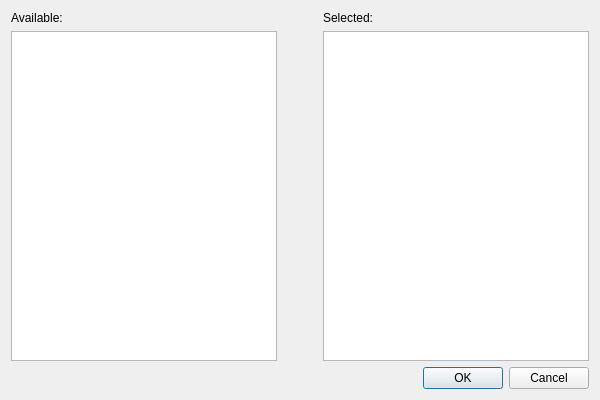
<?xml version="1.0" encoding="UTF-8"?>
<!--
Copyright © 2014 Michael Jung

This file is part of Panga.

Panga is free software: you can redistribute it and/or modify
it under the terms of the GNU General Public License as published by
the Free Software Foundation, either version 3 of the License, or
(at your option) any later version.

Panga is distributed in the hope that it will be useful,
but WITHOUT ANY WARRANTY; without even the implied warranty of
MERCHANTABILITY or FITNESS FOR A PARTICULAR PURPOSE. See the
GNU General Public License for more details.

You should have received a copy of the GNU General Public License
along with Panga.  If not, see <http://www.gnu.org/licenses/>.
-->
<ui version="4.0">
 <class>SetupMonteCarloPlotsDialog</class>
 <widget class="QDialog" name="SetupMonteCarloPlotsDialog">
  <property name="geometry">
   <rect>
    <x>0</x>
    <y>0</y>
    <width>600</width>
    <height>400</height>
   </rect>
  </property>
  <property name="windowTitle">
   <string>Setup Monte Carlo Plots</string>
  </property>
  <layout class="QVBoxLayout" name="verticalLayout_3">
   <item>
    <layout class="QHBoxLayout" name="horizontal_layout">
     <item>
      <layout class="QVBoxLayout" name="all_items_layout">
       <item>
        <widget class="QLabel" name="all_items_label">
         <property name="text">
          <string>Available:</string>
         </property>
         <property name="buddy">
          <cstring>all_items_list_view</cstring>
         </property>
        </widget>
       </item>
       <item>
        <widget class="QListView" name="all_items_list_view">
         <property name="dragEnabled">
          <bool>true</bool>
         </property>
         <property name="dragDropMode">
          <enum>QAbstractItemView::DragDrop</enum>
         </property>
        </widget>
       </item>
      </layout>
     </item>
     <item>
      <spacer name="horizontal_spacer">
       <property name="orientation">
        <enum>Qt::Horizontal</enum>
       </property>
       <property name="sizeType">
        <enum>QSizePolicy::Minimum</enum>
       </property>
       <property name="sizeHint" stdset="0">
        <size>
         <width>40</width>
         <height>20</height>
        </size>
       </property>
      </spacer>
     </item>
     <item>
      <layout class="QVBoxLayout" name="selected_items_layout">
       <item>
        <widget class="QLabel" name="selected_items_label">
         <property name="text">
          <string>Selected:</string>
         </property>
         <property name="buddy">
          <cstring>selected_items_list_view</cstring>
         </property>
        </widget>
       </item>
       <item>
        <widget class="QListView" name="selected_items_list_view">
         <property name="dragEnabled">
          <bool>true</bool>
         </property>
         <property name="dragDropMode">
          <enum>QAbstractItemView::DragDrop</enum>
         </property>
         <property name="defaultDropAction">
          <enum>Qt::CopyAction</enum>
         </property>
        </widget>
       </item>
      </layout>
     </item>
    </layout>
   </item>
   <item>
    <widget class="QDialogButtonBox" name="button_box">
     <property name="orientation">
      <enum>Qt::Horizontal</enum>
     </property>
     <property name="standardButtons">
      <set>QDialogButtonBox::Cancel|QDialogButtonBox::Ok</set>
     </property>
    </widget>
   </item>
  </layout>
 </widget>
 <resources/>
 <connections>
  <connection>
   <sender>button_box</sender>
   <signal>accepted()</signal>
   <receiver>SetupMonteCarloPlotsDialog</receiver>
   <slot>accept()</slot>
   <hints>
    <hint type="sourcelabel">
     <x>248</x>
     <y>254</y>
    </hint>
    <hint type="destinationlabel">
     <x>157</x>
     <y>274</y>
    </hint>
   </hints>
  </connection>
  <connection>
   <sender>button_box</sender>
   <signal>rejected()</signal>
   <receiver>SetupMonteCarloPlotsDialog</receiver>
   <slot>reject()</slot>
   <hints>
    <hint type="sourcelabel">
     <x>316</x>
     <y>260</y>
    </hint>
    <hint type="destinationlabel">
     <x>286</x>
     <y>274</y>
    </hint>
   </hints>
  </connection>
 </connections>
</ui>
